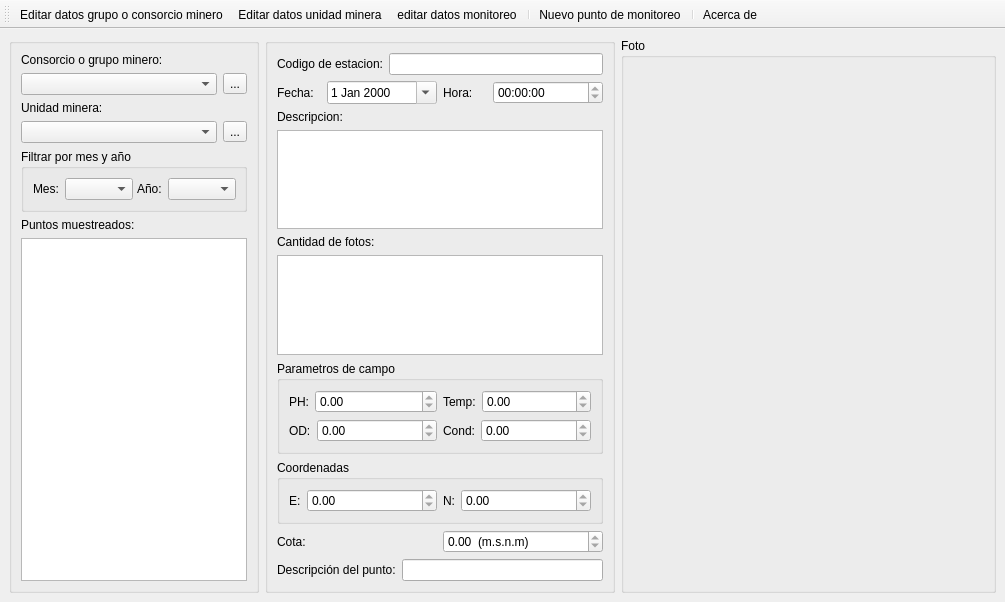
<?xml version="1.0" encoding="UTF-8"?>
<ui version="4.0">
 <class>MainWindow</class>
 <widget class="QMainWindow" name="MainWindow">
  <property name="geometry">
   <rect>
    <x>0</x>
    <y>0</y>
    <width>1005</width>
    <height>602</height>
   </rect>
  </property>
  <property name="windowTitle">
   <string>MainWindow</string>
  </property>
  <widget class="QWidget" name="centralwidget">
   <layout class="QHBoxLayout" name="horizontalLayout_5">
    <item>
     <widget class="QGroupBox" name="groupBox">
      <property name="sizePolicy">
       <sizepolicy hsizetype="Fixed" vsizetype="Preferred">
        <horstretch>0</horstretch>
        <verstretch>0</verstretch>
       </sizepolicy>
      </property>
      <property name="maximumSize">
       <size>
        <width>250</width>
        <height>16777215</height>
       </size>
      </property>
      <property name="title">
       <string/>
      </property>
      <layout class="QVBoxLayout" name="verticalLayout_5">
       <item>
        <widget class="QLabel" name="label">
         <property name="text">
          <string>Consorcio o grupo minero: </string>
         </property>
        </widget>
       </item>
       <item>
        <layout class="QHBoxLayout" name="horizontalLayout_2">
         <item>
          <widget class="QComboBox" name="cboGrupo"/>
         </item>
         <item>
          <widget class="QToolButton" name="toolButton">
           <property name="toolTip">
            <string>Nuevo grupo minero</string>
           </property>
           <property name="text">
            <string>...</string>
           </property>
          </widget>
         </item>
        </layout>
       </item>
       <item>
        <widget class="QLabel" name="label_2">
         <property name="text">
          <string>Unidad minera: </string>
         </property>
        </widget>
       </item>
       <item>
        <layout class="QHBoxLayout" name="horizontalLayout">
         <item>
          <widget class="QComboBox" name="cboUnidad"/>
         </item>
         <item>
          <widget class="QToolButton" name="toolButton_2">
           <property name="toolTip">
            <string>Nueva unidad minera</string>
           </property>
           <property name="text">
            <string>...</string>
           </property>
          </widget>
         </item>
        </layout>
       </item>
       <item>
        <widget class="QGroupBox" name="groupBox_5">
         <property name="title">
          <string>Filtrar por mes y año</string>
         </property>
         <layout class="QVBoxLayout" name="verticalLayout">
          <item>
           <layout class="QHBoxLayout" name="horizontalLayout_3">
            <item>
             <widget class="QLabel" name="label_13">
              <property name="text">
               <string>Mes:</string>
              </property>
             </widget>
            </item>
            <item>
             <widget class="QComboBox" name="cboMeses">
              <property name="minimumSize">
               <size>
                <width>68</width>
                <height>0</height>
               </size>
              </property>
              <property name="maximumSize">
               <size>
                <width>68</width>
                <height>16777215</height>
               </size>
              </property>
             </widget>
            </item>
            <item>
             <widget class="QLabel" name="label_14">
              <property name="text">
               <string>Año:</string>
              </property>
             </widget>
            </item>
            <item>
             <widget class="QComboBox" name="cboAnios">
              <property name="minimumSize">
               <size>
                <width>68</width>
                <height>0</height>
               </size>
              </property>
              <property name="maximumSize">
               <size>
                <width>68</width>
                <height>16777215</height>
               </size>
              </property>
             </widget>
            </item>
           </layout>
          </item>
         </layout>
        </widget>
       </item>
       <item>
        <layout class="QVBoxLayout" name="verticalLayout_4">
         <item>
          <widget class="QLabel" name="label_8">
           <property name="text">
            <string>Puntos muestreados:</string>
           </property>
          </widget>
         </item>
         <item>
          <widget class="QListWidget" name="lwEstaciones"/>
         </item>
        </layout>
       </item>
      </layout>
     </widget>
    </item>
    <item>
     <widget class="QGroupBox" name="groupBox_2">
      <property name="sizePolicy">
       <sizepolicy hsizetype="Fixed" vsizetype="Preferred">
        <horstretch>0</horstretch>
        <verstretch>0</verstretch>
       </sizepolicy>
      </property>
      <property name="minimumSize">
       <size>
        <width>350</width>
        <height>0</height>
       </size>
      </property>
      <property name="maximumSize">
       <size>
        <width>280</width>
        <height>16777215</height>
       </size>
      </property>
      <property name="title">
       <string/>
      </property>
      <layout class="QVBoxLayout" name="verticalLayout_2">
       <item>
        <layout class="QFormLayout" name="formLayout_5">
         <item row="0" column="0">
          <widget class="QLabel" name="label_3">
           <property name="text">
            <string>Codigo de estacion:</string>
           </property>
          </widget>
         </item>
         <item row="0" column="1">
          <widget class="QLineEdit" name="txtEstacion">
           <property name="readOnly">
            <bool>true</bool>
           </property>
          </widget>
         </item>
        </layout>
       </item>
       <item>
        <layout class="QGridLayout" name="gridLayout_2">
         <item row="0" column="0">
          <widget class="QLabel" name="label_4">
           <property name="text">
            <string>Fecha:</string>
           </property>
          </widget>
         </item>
         <item row="0" column="1">
          <widget class="QDateEdit" name="deFecha">
           <property name="minimumSize">
            <size>
             <width>110</width>
             <height>0</height>
            </size>
           </property>
           <property name="readOnly">
            <bool>true</bool>
           </property>
           <property name="calendarPopup">
            <bool>true</bool>
           </property>
          </widget>
         </item>
         <item row="0" column="2">
          <widget class="QLabel" name="label_5">
           <property name="text">
            <string>Hora:</string>
           </property>
          </widget>
         </item>
         <item row="0" column="3">
          <widget class="QTimeEdit" name="teHora">
           <property name="minimumSize">
            <size>
             <width>110</width>
             <height>0</height>
            </size>
           </property>
           <property name="readOnly">
            <bool>true</bool>
           </property>
           <property name="calendarPopup">
            <bool>false</bool>
           </property>
          </widget>
         </item>
        </layout>
       </item>
       <item>
        <widget class="QLabel" name="label_7">
         <property name="text">
          <string>Descripcion:</string>
         </property>
        </widget>
       </item>
       <item>
        <widget class="QPlainTextEdit" name="txtDescripcion">
         <property name="readOnly">
          <bool>true</bool>
         </property>
        </widget>
       </item>
       <item>
        <widget class="QLabel" name="label_6">
         <property name="text">
          <string>Cantidad de fotos:</string>
         </property>
        </widget>
       </item>
       <item>
        <widget class="QListWidget" name="lwFotos"/>
       </item>
       <item>
        <widget class="QGroupBox" name="groupBox_4">
         <property name="title">
          <string>Parametros de campo</string>
         </property>
         <layout class="QGridLayout" name="gridLayout">
          <item row="0" column="0">
           <layout class="QFormLayout" name="formLayout">
            <item row="0" column="0">
             <widget class="QLabel" name="label_9">
              <property name="text">
               <string>PH:</string>
              </property>
             </widget>
            </item>
            <item row="0" column="1">
             <widget class="QDoubleSpinBox" name="dsbPh">
              <property name="readOnly">
               <bool>true</bool>
              </property>
             </widget>
            </item>
           </layout>
          </item>
          <item row="0" column="1">
           <layout class="QFormLayout" name="formLayout_2">
            <item row="0" column="0">
             <widget class="QLabel" name="label_11">
              <property name="text">
               <string>Temp:</string>
              </property>
             </widget>
            </item>
            <item row="0" column="1">
             <widget class="QDoubleSpinBox" name="dsbTemp">
              <property name="readOnly">
               <bool>true</bool>
              </property>
              <property name="maximum">
               <double>999.990000000000009</double>
              </property>
             </widget>
            </item>
           </layout>
          </item>
          <item row="1" column="0">
           <layout class="QFormLayout" name="formLayout_3">
            <item row="0" column="0">
             <widget class="QLabel" name="label_10">
              <property name="text">
               <string>OD:</string>
              </property>
             </widget>
            </item>
            <item row="0" column="1">
             <widget class="QDoubleSpinBox" name="dsbOd">
              <property name="readOnly">
               <bool>true</bool>
              </property>
             </widget>
            </item>
           </layout>
          </item>
          <item row="1" column="1">
           <layout class="QFormLayout" name="formLayout_4">
            <item row="0" column="0">
             <widget class="QLabel" name="label_12">
              <property name="text">
               <string>Cond:</string>
              </property>
             </widget>
            </item>
            <item row="0" column="1">
             <widget class="QDoubleSpinBox" name="dsbCond">
              <property name="readOnly">
               <bool>true</bool>
              </property>
              <property name="maximum">
               <double>9999999999.989999771118164</double>
              </property>
             </widget>
            </item>
           </layout>
          </item>
         </layout>
        </widget>
       </item>
       <item>
        <widget class="QGroupBox" name="groupBox_6">
         <property name="title">
          <string>Coordenadas</string>
         </property>
         <layout class="QHBoxLayout" name="horizontalLayout_7">
          <item>
           <layout class="QGridLayout" name="gridLayout_3">
            <item row="0" column="0">
             <widget class="QLabel" name="label_15">
              <property name="text">
               <string>E:</string>
              </property>
             </widget>
            </item>
            <item row="0" column="1">
             <widget class="QDoubleSpinBox" name="dsbEste">
              <property name="minimumSize">
               <size>
                <width>130</width>
                <height>0</height>
               </size>
              </property>
              <property name="readOnly">
               <bool>true</bool>
              </property>
              <property name="maximum">
               <double>9999999999.000000000000000</double>
              </property>
             </widget>
            </item>
            <item row="0" column="2">
             <widget class="QLabel" name="label_16">
              <property name="text">
               <string>N:</string>
              </property>
             </widget>
            </item>
            <item row="0" column="3">
             <widget class="QDoubleSpinBox" name="dsbNorte">
              <property name="minimumSize">
               <size>
                <width>130</width>
                <height>0</height>
               </size>
              </property>
              <property name="readOnly">
               <bool>true</bool>
              </property>
              <property name="maximum">
               <double>9999999999.000000000000000</double>
              </property>
             </widget>
            </item>
           </layout>
          </item>
         </layout>
        </widget>
       </item>
       <item>
        <layout class="QHBoxLayout" name="horizontalLayout_6">
         <item>
          <widget class="QLabel" name="label_17">
           <property name="text">
            <string>Cota:</string>
           </property>
          </widget>
         </item>
         <item>
          <widget class="QDoubleSpinBox" name="dsbCota">
           <property name="maximumSize">
            <size>
             <width>170</width>
             <height>16777215</height>
            </size>
           </property>
           <property name="readOnly">
            <bool>true</bool>
           </property>
           <property name="suffix">
            <string>  (m.s.n.m)</string>
           </property>
           <property name="maximum">
            <double>9999999999.000000000000000</double>
           </property>
          </widget>
         </item>
        </layout>
       </item>
       <item>
        <layout class="QHBoxLayout" name="horizontalLayout_4">
         <item>
          <widget class="QLabel" name="label_18">
           <property name="text">
            <string>Descripción del punto:</string>
           </property>
          </widget>
         </item>
         <item>
          <widget class="SWCustomTxt" name="txtDesc_punto">
           <property name="toolTip">
            <string>Click para ver la descripción completa</string>
           </property>
           <property name="readOnly">
            <bool>true</bool>
           </property>
          </widget>
         </item>
        </layout>
       </item>
      </layout>
     </widget>
    </item>
    <item>
     <widget class="QGroupBox" name="groupBox_3">
      <property name="sizePolicy">
       <sizepolicy hsizetype="Expanding" vsizetype="Expanding">
        <horstretch>0</horstretch>
        <verstretch>0</verstretch>
       </sizepolicy>
      </property>
      <property name="minimumSize">
       <size>
        <width>300</width>
        <height>0</height>
       </size>
      </property>
      <property name="title">
       <string>Foto</string>
      </property>
      <layout class="QVBoxLayout" name="verticalLayout_3">
       <property name="leftMargin">
        <number>0</number>
       </property>
       <property name="topMargin">
        <number>0</number>
       </property>
       <property name="rightMargin">
        <number>0</number>
       </property>
       <property name="bottomMargin">
        <number>0</number>
       </property>
       <item>
        <widget class="QLabel" name="lblfoto">
         <property name="text">
          <string/>
         </property>
        </widget>
       </item>
      </layout>
     </widget>
    </item>
   </layout>
  </widget>
  <widget class="QToolBar" name="toolBar">
   <property name="windowTitle">
    <string>toolBar</string>
   </property>
   <attribute name="toolBarArea">
    <enum>TopToolBarArea</enum>
   </attribute>
   <attribute name="toolBarBreak">
    <bool>false</bool>
   </attribute>
   <addaction name="actionActualizar_datos"/>
   <addaction name="actionEditar_datos_unidad_minera"/>
   <addaction name="actioneditar_datos_monitoreo"/>
   <addaction name="separator"/>
   <addaction name="actionNuevo_punto_de_monitoreo"/>
   <addaction name="separator"/>
   <addaction name="actionayuda"/>
  </widget>
  <action name="actionActualizar_datos">
   <property name="icon">
    <iconset resource="rsc.qrc">
     <normaloff>:/img/15552 - choose view.png</normaloff>:/img/15552 - choose view.png</iconset>
   </property>
   <property name="text">
    <string>Editar datos grupo o consorcio minero</string>
   </property>
   <property name="toolTip">
    <string>Editar datos, grupo o consorcio minero</string>
   </property>
  </action>
  <action name="actionEditar_datos_unidad_minera">
   <property name="icon">
    <iconset resource="rsc.qrc">
     <normaloff>:/img/15553 - detailed view.png</normaloff>:/img/15553 - detailed view.png</iconset>
   </property>
   <property name="text">
    <string>Editar datos unidad minera</string>
   </property>
   <property name="toolTip">
    <string>Editar datos unidad minera</string>
   </property>
  </action>
  <action name="actionNuevo_punto_de_monitoreo">
   <property name="icon">
    <iconset resource="rsc.qrc">
     <normaloff>:/img/15551 - bottom view.png</normaloff>:/img/15551 - bottom view.png</iconset>
   </property>
   <property name="text">
    <string>Nuevo punto de monitoreo</string>
   </property>
   <property name="toolTip">
    <string>Nuevo punto de monitoreo</string>
   </property>
  </action>
  <action name="actionayuda">
   <property name="icon">
    <iconset resource="rsc.qrc">
     <normaloff>:/img/15700 - information.png</normaloff>:/img/15700 - information.png</iconset>
   </property>
   <property name="text">
    <string>Acerca de</string>
   </property>
   <property name="toolTip">
    <string>Acerca de</string>
   </property>
  </action>
  <action name="actioneditar_datos_monitoreo">
   <property name="icon">
    <iconset resource="rsc.qrc">
     <normaloff>:/img/15559 - sidetree view.png</normaloff>:/img/15559 - sidetree view.png</iconset>
   </property>
   <property name="text">
    <string>editar datos monitoreo</string>
   </property>
   <property name="toolTip">
    <string>Editar datos - estación de monitoreo</string>
   </property>
  </action>
  <action name="actionGuardar_foto">
   <property name="icon">
    <iconset resource="rsc.qrc">
     <normaloff>:/img/save.png</normaloff>:/img/save.png</iconset>
   </property>
   <property name="text">
    <string>Guardar foto</string>
   </property>
  </action>
  <action name="actionGuardar_foto_como">
   <property name="icon">
    <iconset resource="rsc.qrc">
     <normaloff>:/img/5684769.png</normaloff>:/img/5684769.png</iconset>
   </property>
   <property name="text">
    <string>Guardar foto como</string>
   </property>
  </action>
 </widget>
 <customwidgets>
  <customwidget>
   <class>SWCustomTxt</class>
   <extends>QLineEdit</extends>
   <header location="global">swcustomtxt.h</header>
  </customwidget>
 </customwidgets>
 <resources>
  <include location="rsc.qrc"/>
 </resources>
 <connections/>
</ui>
